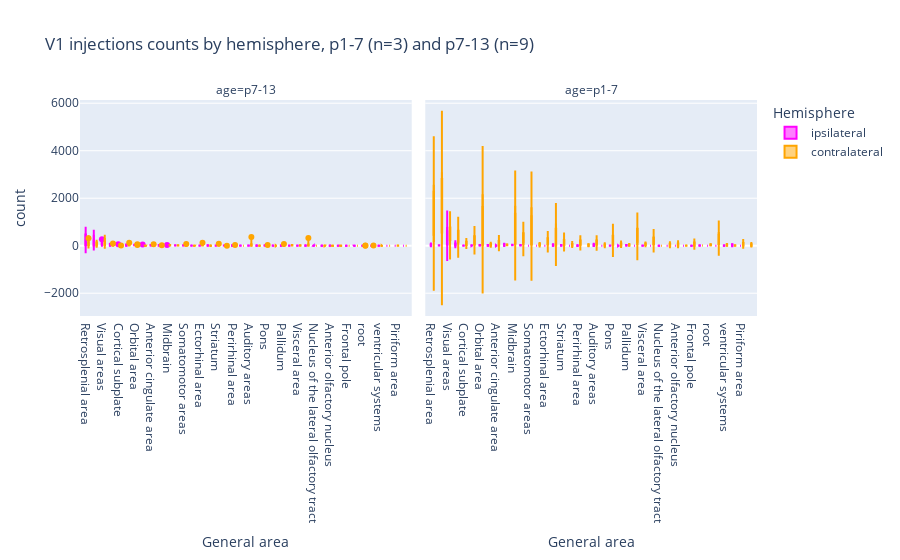

Notebook code cell kept with this figure:
### Code cell
plot_count(
    df_grouped,
    "V1 injections counts by hemisphere, p1-7 (n=3) and p7-13 (n=9)",
    area_order_count,
)

### Figure 1 — Plotly figure (JSON) as saved in the notebook; plotly's stock layout.template omitted (floating-point values rounded to 4 significant figures; data arrays with more than 128 entries replaced by an {"elided": "..."} marker saying what was removed)
{"data": [{"alignmentgroup": "True", "box": {"visible": true}, "hovertemplate": "Hemisphere=ipsilateral<br>age=p7-13<br>General area=%{x}<br>count=%{y}<extra></extra>", "legendgroup": "ipsilateral", "marker": {"color": "magenta"}, "meanline": {"visible": true}, "name": "ipsilateral", "offsetgroup": "ipsilateral", "orientation": "v", "scalegroup": "True", "showlegend": true, "type": "violin", "x": {"elided": "242 str values"}, "x0": " ", "xaxis": "x", "y": {"elided": "242 int values"}, "y0": " ", "yaxis": "y"}, {"alignmentgroup": "True", "box": {"visible": true}, "hovertemplate": "Hemisphere=ipsilateral<br>age=p1-7<br>General area=%{x}<br>count=%{y}<extra></extra>", "legendgroup": "ipsilateral", "marker": {"color": "magenta"}, "meanline": {"visible": true}, "name": "ipsilateral", "offsetgroup": "ipsilateral", "orientation": "v", "scalegroup": "True", "showlegend": false, "type": "violin", "x": ["Anterior olfactory nucleus", "Ectorhinal area", "Main olfactory bulb", "Medulla", "Piriform area", "Postpiriform transition area", "Taenia tecta", "Temporal association areas", "root", "Agranular insular area", "Auditory areas", "Cerebellum", "Gustatory areas", "Hypothalamus", "Infralimbic area", "Midbrain", "Nucleus of the lateral olfactory tract", "Perirhinal area", "Pons", "Posterior parietal association areas", "Retrosplenial area", "Somatosensory areas", "Striatum", "Thalamus", "Visceral area", "Visual areas", "ventricular systems", "Agranular insular area", "Anterior cingulate area", "Auditory areas", "Cerebellum", "Cortical amygdalar area", "Cortical subplate", "Frontal pole", "Hippocampal region", "Hypothalamus", "Midbrain", "Nucleus of the lateral olfactory tract", "Orbital area", "Pallidum", "Perirhinal area", "Piriform-amygdalar area", "Pons", "Posterior parietal association areas", "Prelimbic area", "Retrohippocampal region", "Retrosplenial area", "Somatomotor areas", "Somatosensory areas", "Striatum", "Thalamus", "Visceral area", "Visual areas", "ventricular systems", "Agranular insular area", "Anterior cingulate area", "Auditory areas", "Cortical amygdalar area", "Cortical subplate", "Frontal pole", "Gustatory areas", "Hypothalamus", "Midbrain", "Orbital area", "Pallidum", "Piriform-amygdalar area", "Pons", "Posterior parietal association areas", "Prelimbic area", "Retrohippocampal region", "Retrosplenial area", "Somatomotor areas", "Somatosensory areas", "Striatum", "Thalamus", "Visceral area", "Visual areas", "ventricular systems"], "x0": " ", "xaxis": "x2", "y": [0, 0, 0, 0, 0, 0, 0, 0, 0, 2, 8, 48, 1, 15, 3, 38, 2, 3, 1, 38, 3, 14, 1, 1, 4, 56, 3, 11, 5, 1, 1, 3, 4, 2, 1, 7, 21, 1, 7, 6, 12, 1, 7, 4, 1, 16, 71, 2, 15, 8, 20, 1, 53, 5, 56, 1, 63, 1, 12, 1, 34, 32, 38, 33, 36, 15, 4, 67, 1, 9, 9, 2, 21, 32, 119, 5, 790, 3], "y0": " ", "yaxis": "y2"}, {"alignmentgroup": "True", "box": {"visible": true}, "hovertemplate": "Hemisphere=contralateral<br>age=p7-13<br>General area=%{x}<br>count=%{y}<extra></extra>", "legendgroup": "contralateral", "marker": {"color": "orange"}, "meanline": {"visible": true}, "name": "contralateral", "offsetgroup": "contralateral", "orientation": "v", "scalegroup": "True", "showlegend": true, "type": "violin", "x": {"elided": "245 str values"}, "x0": " ", "xaxis": "x", "y": {"elided": "245 int values"}, "y0": " ", "yaxis": "y"}, {"alignmentgroup": "True", "box": {"visible": true}, "hovertemplate": "Hemisphere=contralateral<br>age=p1-7<br>General area=%{x}<br>count=%{y}<extra></extra>", "legendgroup": "contralateral", "marker": {"color": "orange"}, "meanline": {"visible": true}, "name": "contralateral", "offsetgroup": "contralateral", "orientation": "v", "scalegroup": "True", "showlegend": false, "type": "violin", "x": ["Accessory olfactory bulb", "Agranular insular area", "Anterior cingulate area", "Anterior olfactory nucleus", "Auditory areas", "Cerebellum", "Cortical amygdalar area", "Cortical subplate", "Dorsal peduncular area", "Ectorhinal area", "Frontal pole", "Gustatory areas", "Hippocampal region", "Hypothalamus", "Infralimbic area", "Main olfactory bulb", "Medulla", "Midbrain", "Nucleus of the lateral olfactory tract", "Orbital area", "Pallidum", "Perirhinal area", "Piriform area", "Piriform-amygdalar area", "Pons", "Posterior parietal association areas", "Postpiriform transition area", "Prelimbic area", "Retrohippocampal region", "Retrosplenial area", "Somatomotor areas", "Somatosensory areas", "Striatum", "Taenia tecta", "Temporal association areas", "Thalamus", "Visceral area", "Visual areas", "root", "ventricular systems", "Accessory olfactory bulb", "Agranular insular area", "Anterior olfactory nucleus", "Auditory areas", "Cortical amygdalar area", "Cortical subplate", "Dorsal peduncular area", "Ectorhinal area", "Gustatory areas", "Hippocampal region", "Hypothalamus", "Infralimbic area", "Main olfactory bulb", "Midbrain", "Orbital area", "Pallidum", "Perirhinal area", "Piriform area", "Postpiriform transition area", "Prelimbic area", "Retrohippocampal region", "Retrosplenial area", "Somatomotor areas", "Somatosensory areas", "Striatum", "Taenia tecta", "Temporal association areas", "Thalamus", "Visceral area", "Visual areas", "root", "ventricular systems", "Accessory olfactory bulb", "Agranular insular area", "Anterior cingulate area", "Anterior olfactory nucleus", "Auditory areas", "Cerebellum", "Cortical amygdalar area", "Cortical subplate", "Ectorhinal area", "Frontal pole", "Hippocampal region", "Hypothalamus", "Main olfactory bulb", "Medulla", "Midbrain", "Nucleus of the lateral olfactory tract", "Orbital area", "Pallidum", "Perirhinal area", "Piriform area", "Pons", "Posterior parietal association areas", "Postpiriform transition area", "Prelimbic area", "Retrohippocampal region", "Retrosplenial area", "Somatomotor areas", "Somatosensory areas", "Striatum", "Temporal association areas", "Thalamus", "Visceral area", "Visual areas", "root", "ventricular systems"], "x0": " ", "xaxis": "x2", "y": [83, 934, 202, 122, 201, 21, 117, 118, 47, 273, 134, 75, 754, 481, 47, 577, 83, 1680, 2, 2170, 64, 240, 148, 8, 417, 49, 83, 103, 1969, 1384, 1624, 448, 298, 12, 167, 672, 83, 792, 61, 65, 5, 16, 3, 2, 1, 8, 1, 8, 5, 32, 29, 1, 114, 28, 19, 7, 1, 3, 2, 2, 83, 157, 32, 12, 16, 3, 24, 48, 12, 79, 14, 6, 3, 39, 14, 6, 232, 3, 38, 179, 328, 3, 595, 537, 63, 1, 354, 2, 30, 17, 145, 20, 31, 24, 79, 3, 3094, 2565, 94, 151, 60, 390, 515, 97, 709, 38, 31], "y0": " ", "yaxis": "y2"}], "layout": {"annotations": [{"font": {}, "showarrow": false, "text": "age=p7-13", "x": 0.245, "xanchor": "center", "xref": "paper", "y": 1, "yanchor": "bottom", "yref": "paper"}, {"font": {}, "showarrow": false, "text": "age=p1-7", "x": 0.755, "xanchor": "center", "xref": "paper", "y": 1, "yanchor": "bottom", "yref": "paper"}], "legend": {"title": {"text": "Hemisphere"}, "tracegroupgap": 0}, "title": {"text": "V1 injections counts by hemisphere, p1-7 (n=3) and p7-13 (n=9)"}, "violinmode": "group", "xaxis": {"anchor": "y", "categoryarray": ["Retrosplenial area", "Retrohippocampal region", "Visual areas", "Thalamus", "Cortical subplate", "Somatosensory areas", "Orbital area", "Gustatory areas", "Anterior cingulate area", "Posterior parietal association areas", "Midbrain", "Hypothalamus", "Somatomotor areas", "Postpiriform transition area", "Ectorhinal area", "Agranular insular area", "Striatum", "Prelimbic area", "Perirhinal area", "Dorsal peduncular area", "Auditory areas", "Infralimbic area", "Pons", "Cortical amygdalar area", "Pallidum", "Hippocampal region", "Visceral area", "Temporal association areas", "Nucleus of the lateral olfactory tract", "Medulla", "Anterior olfactory nucleus", "Taenia tecta", "Frontal pole", "Piriform-amygdalar area", "root", "Main olfactory bulb", "ventricular systems", "Cerebellum", "Piriform area", "Accessory olfactory bulb"], "categoryorder": "array", "domain": [0, 0.49], "title": {"text": "General area"}}, "xaxis2": {"anchor": "y2", "categoryarray": ["Retrosplenial area", "Retrohippocampal region", "Visual areas", "Thalamus", "Cortical subplate", "Somatosensory areas", "Orbital area", "Gustatory areas", "Anterior cingulate area", "Posterior parietal association areas", "Midbrain", "Hypothalamus", "Somatomotor areas", "Postpiriform transition area", "Ectorhinal area", "Agranular insular area", "Striatum", "Prelimbic area", "Perirhinal area", "Dorsal peduncular area", "Auditory areas", "Infralimbic area", "Pons", "Cortical amygdalar area", "Pallidum", "Hippocampal region", "Visceral area", "Temporal association areas", "Nucleus of the lateral olfactory tract", "Medulla", "Anterior olfactory nucleus", "Taenia tecta", "Frontal pole", "Piriform-amygdalar area", "root", "Main olfactory bulb", "ventricular systems", "Cerebellum", "Piriform area", "Accessory olfactory bulb"], "categoryorder": "array", "domain": [0.51, 1], "matches": "x", "title": {"text": "General area"}}, "yaxis": {"anchor": "x", "domain": [0, 1], "title": {"text": "count"}}, "yaxis2": {"anchor": "x2", "domain": [0, 1], "matches": "y", "showticklabels": false}}}
